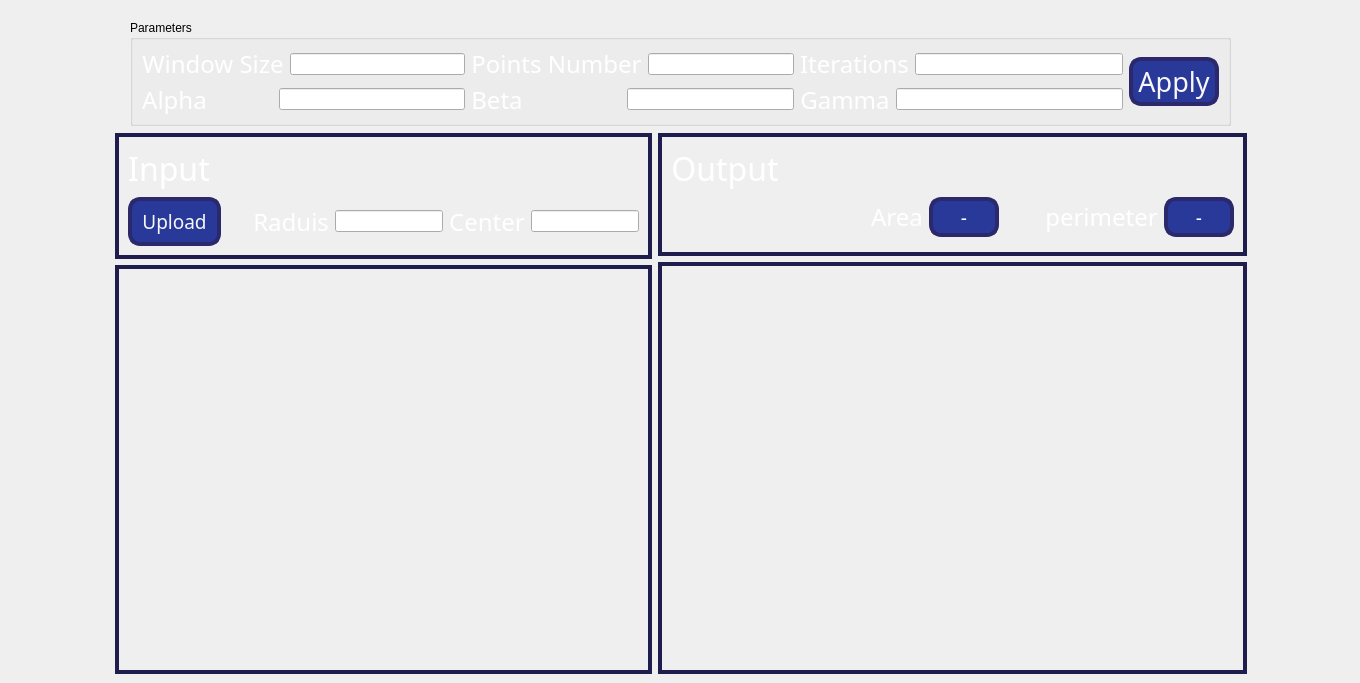
      <widget class="QWidget" name="contourTab">
       <attribute name="title">
        <string>Active Contour</string>
       </attribute>
       <widget class="QWidget" name="layoutWidget">
        <property name="geometry">
         <rect>
          <x>10</x>
          <y>20</y>
          <width>1341</width>
          <height>106</height>
         </rect>
        </property>
        <layout class="QHBoxLayout" name="horizontalLayout_15" stretch="0,0,0">
         <item>
          <spacer name="horizontalSpacer_6">
           <property name="orientation">
            <enum>Qt::Horizontal</enum>
           </property>
           <property name="sizeType">
            <enum>QSizePolicy::Maximum</enum>
           </property>
           <property name="sizeHint" stdset="0">
            <size>
             <width>120</width>
             <height>17</height>
            </size>
           </property>
          </spacer>
         </item>
         <item>
          <widget class="QGroupBox" name="groupBox">
           <property name="title">
            <string>Parameters</string>
           </property>
           <layout class="QGridLayout" name="gridLayout_7">
            <item row="0" column="0">
             <layout class="QHBoxLayout" name="horizontalLayout_16">
              <item>
               <widget class="QLabel" name="inputLabel_4">
                <property name="font">
                 <font>
                  <family>Impact</family>
                  <pointsize>18</pointsize>
                  <bold>false</bold>
                 </font>
                </property>
                <property name="styleSheet">
                 <string notr="true">QLabel{
	color: white;
	border:none;
}</string>
                </property>
                <property name="text">
                 <string>Window Size</string>
                </property>
                <property name="alignment">
                 <set>Qt::AlignCenter</set>
                </property>
               </widget>
              </item>
              <item>
               <widget class="QLineEdit" name="windowSize_"/>
              </item>
             </layout>
            </item>
            <item row="0" column="1">
             <layout class="QHBoxLayout" name="horizontalLayout_17">
              <item>
               <widget class="QLabel" name="inputLabel_7">
                <property name="font">
                 <font>
                  <family>Impact</family>
                  <pointsize>18</pointsize>
                  <bold>false</bold>
                 </font>
                </property>
                <property name="styleSheet">
                 <string notr="true">QLabel{
	color: white;
	border:none;
}</string>
                </property>
                <property name="text">
                 <string>Points Number</string>
                </property>
                <property name="alignment">
                 <set>Qt::AlignCenter</set>
                </property>
               </widget>
              </item>
              <item>
               <widget class="QLineEdit" name="pointsNum_"/>
              </item>
             </layout>
            </item>
            <item row="0" column="2">
             <layout class="QHBoxLayout" name="horizontalLayout_18">
              <item>
               <widget class="QLabel" name="inputLabel_8">
                <property name="font">
                 <font>
                  <family>Impact</family>
                  <pointsize>18</pointsize>
                  <bold>false</bold>
                 </font>
                </property>
                <property name="styleSheet">
                 <string notr="true">QLabel{
	color: white;
	border:none;
}</string>
                </property>
                <property name="text">
                 <string>Iterations</string>
                </property>
                <property name="alignment">
                 <set>Qt::AlignCenter</set>
                </property>
               </widget>
              </item>
              <item>
               <widget class="QLineEdit" name="iter_"/>
              </item>
             </layout>
            </item>
            <item row="0" column="3" rowspan="2">
             <widget class="QPushButton" name="applyContour">
              <property name="minimumSize">
               <size>
                <width>0</width>
                <height>0</height>
               </size>
              </property>
              <property name="maximumSize">
               <size>
                <width>16777215</width>
                <height>16777215</height>
               </size>
              </property>
              <property name="font">
               <font>
                <family>Impact</family>
                <pointsize>20</pointsize>
                <bold>false</bold>
               </font>
              </property>
              <property name="layoutDirection">
               <enum>Qt::LeftToRight</enum>
              </property>
              <property name="autoFillBackground">
               <bool>false</bool>
              </property>
              <property name="styleSheet">
               <string notr="true">QPushButton{
appearance: button;
backface-visibility: hidden;
background-color: #283999;
border-radius: 12px;
border: 4px solid rgb(43, 40, 108);
box-shadow: rgba(50, 50, 93, .1) 0 0 0 1px inset,rgba(50, 50, 93, .1) 0 2px 5px 0,rgba(0, 0, 0, .07) 0 1px 1px 0;
	color: rgb(247, 247, 247);
cursor: pointer;
font-size: 100%;
height: 35px;
padding: 3px 5px;
position: relative;
text-align: center;
}
QPushButton:hover{
background-color: #3348c1;
}
QPushButton:pressed{
background-color: #1c2973;
}</string>
              </property>
              <property name="text">
               <string>Apply</string>
              </property>
              <property name="autoDefault">
               <bool>false</bool>
              </property>
             </widget>
            </item>
            <item row="1" column="0">
             <layout class="QHBoxLayout" name="horizontalLayout_22">
              <item>
               <widget class="QLabel" name="inputLabel_12">
                <property name="font">
                 <font>
                  <family>Impact</family>
                  <pointsize>18</pointsize>
                  <bold>false</bold>
                 </font>
                </property>
                <property name="styleSheet">
                 <string notr="true">QLabel{
	color: white;
	border:none;
}</string>
                </property>
                <property name="text">
                 <string>Alpha</string>
                </property>
                <property name="alignment">
                 <set>Qt::AlignCenter</set>
                </property>
               </widget>
              </item>
              <item>
               <spacer name="horizontalSpacer_10">
                <property name="orientation">
                 <enum>Qt::Horizontal</enum>
                </property>
                <property name="sizeType">
                 <enum>QSizePolicy::Maximum</enum>
                </property>
                <property name="sizeHint" stdset="0">
                 <size>
                  <width>66</width>
                  <height>20</height>
                 </size>
                </property>
               </spacer>
              </item>
              <item>
               <widget class="QLineEdit" name="alpha_"/>
              </item>
             </layout>
            </item>
            <item row="1" column="1">
             <layout class="QHBoxLayout" name="horizontalLayout_23">
              <item>
               <widget class="QLabel" name="inputLabel_13">
                <property name="font">
                 <font>
                  <family>Impact</family>
                  <pointsize>18</pointsize>
                  <bold>false</bold>
                 </font>
                </property>
                <property name="styleSheet">
                 <string notr="true">QLabel{
	color: white;
	border:none;
}</string>
                </property>
                <property name="text">
                 <string>Beta</string>
                </property>
                <property name="alignment">
                 <set>Qt::AlignCenter</set>
                </property>
               </widget>
              </item>
              <item>
               <spacer name="horizontalSpacer_11">
                <property name="orientation">
                 <enum>Qt::Horizontal</enum>
                </property>
                <property name="sizeType">
                 <enum>QSizePolicy::Maximum</enum>
                </property>
                <property name="sizeHint" stdset="0">
                 <size>
                  <width>98</width>
                  <height>20</height>
                 </size>
                </property>
               </spacer>
              </item>
              <item>
               <widget class="QLineEdit" name="beta_"/>
              </item>
             </layout>
            </item>
            <item row="1" column="2">
             <layout class="QHBoxLayout" name="horizontalLayout_21">
              <item>
               <widget class="QLabel" name="inputLabel_11">
                <property name="font">
                 <font>
                  <family>Impact</family>
                  <pointsize>18</pointsize>
                  <bold>false</bold>
                 </font>
                </property>
                <property name="styleSheet">
                 <string notr="true">QLabel{
	color: white;
	border:none;
}</string>
                </property>
                <property name="text">
                 <string>Gamma</string>
                </property>
                <property name="alignment">
                 <set>Qt::AlignCenter</set>
                </property>
               </widget>
              </item>
              <item>
               <widget class="QLineEdit" name="gamma_"/>
              </item>
             </layout>
            </item>
           </layout>
          </widget>
         </item>
         <item>
          <spacer name="horizontalSpacer_7">
           <property name="orientation">
            <enum>Qt::Horizontal</enum>
           </property>
           <property name="sizeType">
            <enum>QSizePolicy::Maximum</enum>
           </property>
           <property name="sizeHint" stdset="0">
            <size>
             <width>120</width>
             <height>17</height>
            </size>
           </property>
          </spacer>
         </item>
        </layout>
       </widget>
       <widget class="QWidget" name="layoutWidget">
        <property name="geometry">
         <rect>
          <x>10</x>
          <y>133</y>
          <width>1341</width>
          <height>541</height>
         </rect>
        </property>
        <layout class="QHBoxLayout" name="horizontalLayout_13">
         <item>
          <spacer name="horizontalSpacer_4">
           <property name="orientation">
            <enum>Qt::Horizontal</enum>
           </property>
           <property name="sizeHint" stdset="0">
            <size>
             <width>40</width>
             <height>20</height>
            </size>
           </property>
          </spacer>
         </item>
         <item>
          <layout class="QVBoxLayout" name="verticalLayout_4" stretch="0,2">
           <item>
            <widget class="QFrame" name="frame_2">
             <property name="styleSheet">
              <string notr="true">QFrame{
border: 4px solid #1f1c4e;
border-raduis: 10px;
}</string>
             </property>
             <property name="frameShape">
              <enum>QFrame::StyledPanel</enum>
             </property>
             <property name="frameShadow">
              <enum>QFrame::Raised</enum>
             </property>
             <layout class="QGridLayout" name="gridLayout_4">
              <item row="0" column="0" alignment="Qt::AlignLeft">
               <widget class="QLabel" name="inputLabel_2">
                <property name="font">
                 <font>
                  <family>Impact</family>
                  <pointsize>24</pointsize>
                  <bold>false</bold>
                 </font>
                </property>
                <property name="styleSheet">
                 <string notr="true">QLabel{
	color: white;
	border:none;
}</string>
                </property>
                <property name="text">
                 <string>Input</string>
                </property>
                <property name="alignment">
                 <set>Qt::AlignCenter</set>
                </property>
               </widget>
              </item>
              <item row="1" column="0">
               <layout class="QHBoxLayout" name="horizontalLayout_9">
                <item>
                 <widget class="QPushButton" name="importButton_2">
                  <property name="minimumSize">
                   <size>
                    <width>0</width>
                    <height>0</height>
                   </size>
                  </property>
                  <property name="maximumSize">
                   <size>
                    <width>16777215</width>
                    <height>16777215</height>
                   </size>
                  </property>
                  <property name="font">
                   <font>
                    <family>Impact</family>
                    <pointsize>14</pointsize>
                    <bold>false</bold>
                   </font>
                  </property>
                  <property name="layoutDirection">
                   <enum>Qt::LeftToRight</enum>
                  </property>
                  <property name="autoFillBackground">
                   <bool>false</bool>
                  </property>
                  <property name="styleSheet">
                   <string notr="true">QPushButton{
appearance: button;
backface-visibility: hidden;
background-color: #283999;
border-radius: 12px;
border: 4px solid rgb(43, 40, 108);
box-shadow: rgba(50, 50, 93, .1) 0 0 0 1px inset,rgba(50, 50, 93, .1) 0 2px 5px 0,rgba(0, 0, 0, .07) 0 1px 1px 0;
	color: rgb(247, 247, 247);
cursor: pointer;
font-size: 100%;
height: 35px;
padding: 3px 5px;
position: relative;
text-align: center;
}
QPushButton:hover{
background-color: #3348c1;
}
QPushButton:pressed{
background-color: #1c2973;
}</string>
                  </property>
                  <property name="text">
                   <string> Upload </string>
                  </property>
                  <property name="autoDefault">
                   <bool>false</bool>
                  </property>
                 </widget>
                </item>
                <item>
                 <spacer name="horizontalSpacer_2">
                  <property name="orientation">
                   <enum>Qt::Horizontal</enum>
                  </property>
                  <property name="sizeType">
                   <enum>QSizePolicy::Maximum</enum>
                  </property>
                  <property name="sizeHint" stdset="0">
                   <size>
                    <width>20</width>
                    <height>20</height>
                   </size>
                  </property>
                 </spacer>
                </item>
                <item>
                 <layout class="QHBoxLayout" name="horizontalLayout_6">
                  <item>
                   <widget class="QLabel" name="inputLabel_3">
                    <property name="font">
                     <font>
                      <family>Impact</family>
                      <pointsize>18</pointsize>
                      <bold>false</bold>
                     </font>
                    </property>
                    <property name="styleSheet">
                     <string notr="true">QLabel{
	color: white;
	border:none;
}</string>
                    </property>
                    <property name="text">
                     <string> Raduis</string>
                    </property>
                    <property name="alignment">
                     <set>Qt::AlignCenter</set>
                    </property>
                   </widget>
                  </item>
                  <item>
                   <widget class="QLineEdit" name="radius_"/>
                  </item>
                  <item>
                   <layout class="QHBoxLayout" name="horizontalLayout_24">
                    <item>
                     <widget class="QLabel" name="inputLabel_14">
                      <property name="font">
                       <font>
                        <family>Impact</family>
                        <pointsize>18</pointsize>
                        <bold>false</bold>
                       </font>
                      </property>
                      <property name="styleSheet">
                       <string notr="true">QLabel{
	color: white;
	border:none;
}</string>
                      </property>
                      <property name="text">
                       <string>Center</string>
                      </property>
                      <property name="alignment">
                       <set>Qt::AlignCenter</set>
                      </property>
                     </widget>
                    </item>
                    <item>
                     <widget class="QLineEdit" name="center_"/>
                    </item>
                   </layout>
                  </item>
                 </layout>
                </item>
               </layout>
              </item>
             </layout>
            </widget>
           </item>
           <item>
            <widget class="QWidget" name="input2" native="true">
             <property name="styleSheet">
              <string notr="true">	border: 4px solid #1f1c4e;
</string>
             </property>
            </widget>
           </item>
          </layout>
         </item>
         <item>
          <layout class="QVBoxLayout" name="verticalLayout_9" stretch="0,2">
           <item>
            <widget class="QFrame" name="frame_3">
             <property name="styleSheet">
              <string notr="true">QFrame{
border: 4px solid #1f1c4e;
border-raduis: 10px;
}</string>
             </property>
             <property name="frameShape">
              <enum>QFrame::StyledPanel</enum>
             </property>
             <property name="frameShadow">
              <enum>QFrame::Raised</enum>
             </property>
             <layout class="QGridLayout" name="gridLayout_6">
              <property name="bottomMargin">
               <number>15</number>
              </property>
              <item row="1" column="0">
               <layout class="QHBoxLayout" name="horizontalLayout_10">
                <item>
                 <layout class="QHBoxLayout" name="horizontalLayout_11">
                  <item>
                   <spacer name="horizontalSpacer_3">
                    <property name="orientation">
                     <enum>Qt::Horizontal</enum>
                    </property>
                    <property name="sizeType">
                     <enum>QSizePolicy::Maximum</enum>
                    </property>
                    <property name="sizeHint" stdset="0">
                     <size>
                      <width>200</width>
                      <height>20</height>
                     </size>
                    </property>
                   </spacer>
                  </item>
                  <item>
                   <widget class="QLabel" name="inputLabel_5">
                    <property name="font">
                     <font>
                      <family>Impact</family>
                      <pointsize>18</pointsize>
                      <bold>false</bold>
                     </font>
                    </property>
                    <property name="styleSheet">
                     <string notr="true">QLabel{
	color: white;
	border:none;
}</string>
                    </property>
                    <property name="text">
                     <string>Area</string>
                    </property>
                    <property name="alignment">
                     <set>Qt::AlignCenter</set>
                    </property>
                   </widget>
                  </item>
                  <item>
                   <widget class="QLabel" name="areaLabel">
                    <property name="minimumSize">
                     <size>
                      <width>70</width>
                      <height>0</height>
                     </size>
                    </property>
                    <property name="maximumSize">
                     <size>
                      <width>70</width>
                      <height>40</height>
                     </size>
                    </property>
                    <property name="font">
                     <font>
                      <family>Impact</family>
                      <pointsize>14</pointsize>
                     </font>
                    </property>
                    <property name="styleSheet">
                     <string notr="true">QLabel {
background-color: rgb(40, 57, 153);
border-radius: 12px;
border: 4px solid rgb(43, 40, 108);
padding: 6px 0;
color: #fff;
}</string>
                    </property>
                    <property name="frameShape">
                     <enum>QFrame::NoFrame</enum>
                    </property>
                    <property name="frameShadow">
                     <enum>QFrame::Plain</enum>
                    </property>
                    <property name="lineWidth">
                     <number>5</number>
                    </property>
                    <property name="midLineWidth">
                     <number>5</number>
                    </property>
                    <property name="text">
                     <string>-</string>
                    </property>
                    <property name="textFormat">
                     <enum>Qt::AutoText</enum>
                    </property>
                    <property name="alignment">
                     <set>Qt::AlignCenter</set>
                    </property>
                   </widget>
                  </item>
                 </layout>
                </item>
                <item>
                 <spacer name="horizontalSpacer_8">
                  <property name="orientation">
                   <enum>Qt::Horizontal</enum>
                  </property>
                  <property name="sizeHint" stdset="0">
                   <size>
                    <width>40</width>
                    <height>20</height>
                   </size>
                  </property>
                 </spacer>
                </item>
                <item>
                 <layout class="QHBoxLayout" name="horizontalLayout_12">
                  <item>
                   <widget class="QLabel" name="inputLabel_6">
                    <property name="font">
                     <font>
                      <family>Impact</family>
                      <pointsize>18</pointsize>
                      <bold>false</bold>
                     </font>
                    </property>
                    <property name="styleSheet">
                     <string notr="true">QLabel{
	color: white;
	border:none;
}</string>
                    </property>
                    <property name="text">
                     <string>perimeter</string>
                    </property>
                    <property name="alignment">
                     <set>Qt::AlignCenter</set>
                    </property>
                   </widget>
                  </item>
                  <item>
                   <widget class="QLabel" name="perimeterLabel">
                    <property name="minimumSize">
                     <size>
                      <width>70</width>
                      <height>0</height>
                     </size>
                    </property>
                    <property name="maximumSize">
                     <size>
                      <width>70</width>
                      <height>40</height>
                     </size>
                    </property>
                    <property name="font">
                     <font>
                      <family>Impact</family>
                      <pointsize>14</pointsize>
                     </font>
                    </property>
                    <property name="styleSheet">
                     <string notr="true">QLabel {
background-color: rgb(40, 57, 153);
border-radius: 12px;
border: 4px solid rgb(43, 40, 108);
padding: 5px 0;
color: #fff;
}</string>
                    </property>
                    <property name="frameShape">
                     <enum>QFrame::NoFrame</enum>
                    </property>
                    <property name="frameShadow">
                     <enum>QFrame::Plain</enum>
                    </property>
                    <property name="lineWidth">
                     <number>5</number>
                    </property>
                    <property name="midLineWidth">
                     <number>5</number>
                    </property>
                    <property name="text">
                     <string>-</string>
                    </property>
                    <property name="textFormat">
                     <enum>Qt::AutoText</enum>
                    </property>
                    <property name="alignment">
                     <set>Qt::AlignCenter</set>
                    </property>
                   </widget>
                  </item>
                 </layout>
                </item>
               </layout>
              </item>
              <item row="0" column="0" alignment="Qt::AlignLeft">
               <widget class="QLabel" name="outputLabel_2">
                <property name="font">
                 <font>
                  <family>Impact</family>
                  <pointsize>24</pointsize>
                  <bold>false</bold>
                 </font>
                </property>
                <property name="styleSheet">
                 <string notr="true">QLabel{
	color: white;
	border:none;
}</string>
                </property>
                <property name="text">
                 <string>Output</string>
                </property>
                <property name="alignment">
                 <set>Qt::AlignCenter</set>
                </property>
               </widget>
              </item>
             </layout>
            </widget>
           </item>
           <item>
            <widget class="QWidget" name="output2" native="true">
             <property name="styleSheet">
              <string notr="true">	border: 4px solid #1f1c4e;</string>
             </property>
            </widget>
           </item>
          </layout>
         </item>
         <item>
          <spacer name="horizontalSpacer_5">
           <property name="orientation">
            <enum>Qt::Horizontal</enum>
           </property>
           <property name="sizeHint" stdset="0">
            <size>
             <width>40</width>
             <height>20</height>
            </size>
           </property>
          </spacer>
         </item>
        </layout>
       </widget>
      </widget>
